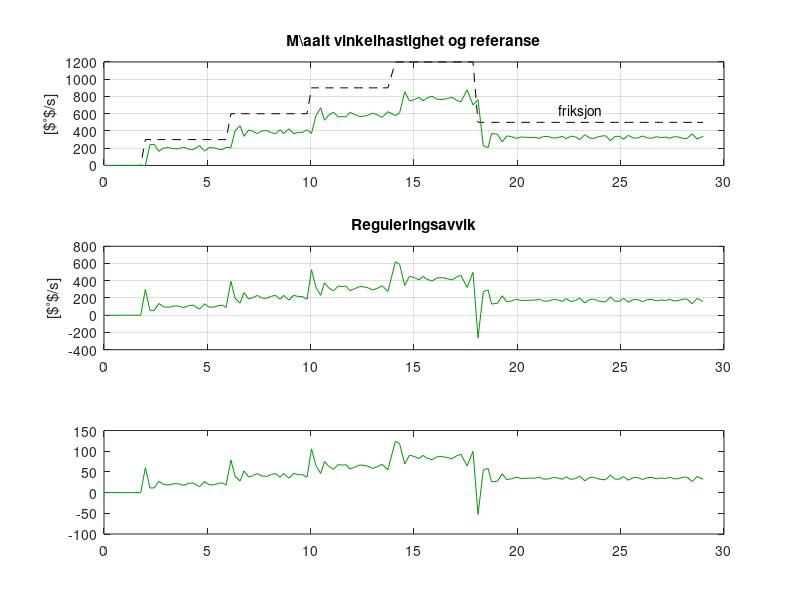

Source code (MATLAB): (Note: this script raises an error after producing the figure.)

% Fil for å lage figur som sammenligner resultat.
%   a) I utgangspunktet er linje 3 og 4 kommentert 
%   b) Kjør først linje 1 og 2
%   c) Kommenter deretter ut linje 1 og 2, kjør linje 3
%   d) Kommenter deretter ut linje 3, kjør linje 4

clear;close all                           % linje 1
load('P04_Kp_001.mat');farge = 'b';        % linje 2, liten Kp
load('P04_Kp_01.mat');farge = 'r';        % linje 3, litt større Kp
load('P04_Kp_02.mat');farge = [0 0.6 0];  % linje 4, størst Kp

% Åpne figure nummer 1
figure(1)
set(gcf,'outerposition',[ 569   241   545   738])

subplot(3,1,1)
plot(t,r,'k--');
hold on
plot(t,y,'-','color',farge);
text(22,630,'friksjon')
grid on
ylabel('[$^{\circ}$/s]')
title('M{\aa}lt vinkelhastighet og referanse')

subplot(3,1,2)
plot(t,e,'-','color',farge);
hold on
grid on
title('Reguleringsavvik')
ylabel('[$^{\circ}$/s]')

subplot(3,1,3)
plot(t,u_A,'-','color',farge);
hold on
yline(100, 'k:','linewidth',2,'HandleVisibility','off')
yline(-100, 'k:','linewidth',2,'HandleVisibility','off')
grid on
title('P-bidraget')
xlabel('Tid [sek]')
legend('$K_p=0.01$', '$K_p=0.1$', '$K_p=0.2$')
